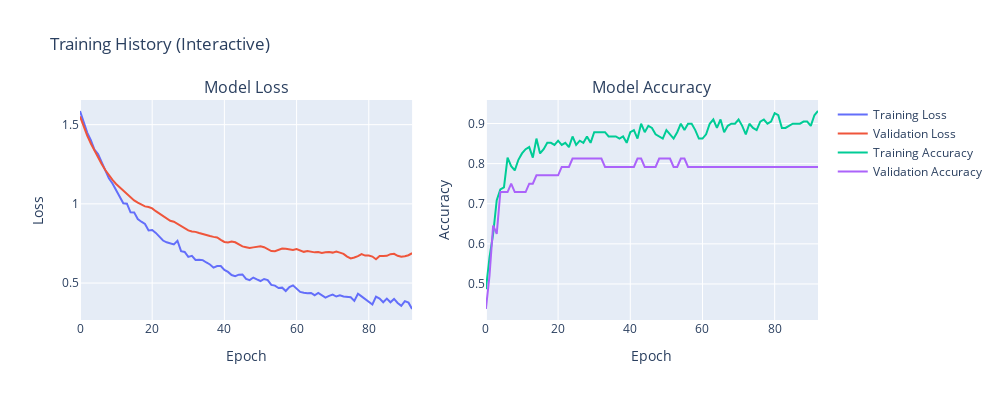

Notebook source saved alongside this figure:
### Markdown cell above
### Plot training history

### Code cell
import plotly.graph_objects as go
from plotly.subplots import make_subplots

# Create 1 row, 2 column subplots
fig = make_subplots(rows=1, cols=2, subplot_titles=("Model Loss", "Model Accuracy"))

# --- Loss ---
fig.add_trace(go.Scatter(
    y=history.history['loss'],
    mode='lines', name='Training Loss'
), row=1, col=1)

fig.add_trace(go.Scatter(
    y=history.history['val_loss'],
    mode='lines', name='Validation Loss'
), row=1, col=1)

# --- Accuracy ---
fig.add_trace(go.Scatter(
    y=history.history['accuracy'],
    mode='lines', name='Training Accuracy'
), row=1, col=2)

fig.add_trace(go.Scatter(
    y=history.history['val_accuracy'],
    mode='lines', name='Validation Accuracy'
), row=1, col=2)

# Layout
fig.update_layout(
    title_text="Training History (Interactive)",
    width=1000, height=400
)

fig.update_xaxes(title_text="Epoch", row=1, col=1)
fig.update_yaxes(title_text="Loss", row=1, col=1)

fig.update_xaxes(title_text="Epoch", row=1, col=2)
fig.update_yaxes(title_text="Accuracy", row=1, col=2)

fig.show()
